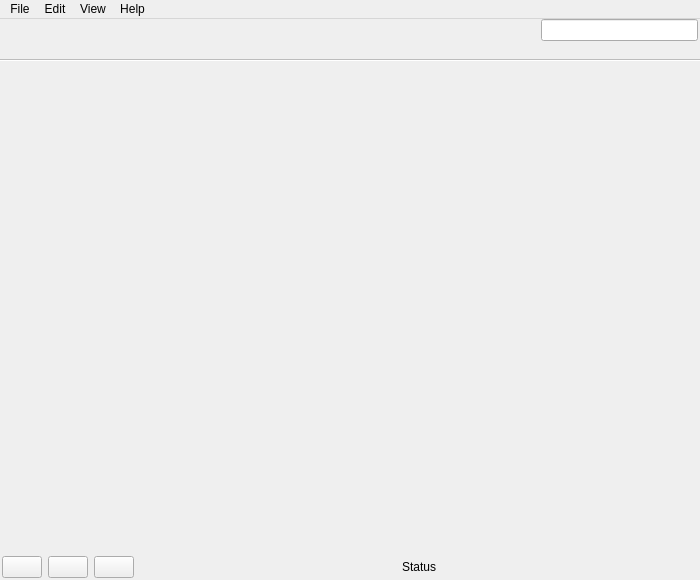
<?xml version="1.0" encoding="UTF-8"?>
<ui version="4.0">
 <class>MainWindow</class>
 <widget class="QMainWindow" name="MainWindow">
  <property name="geometry">
   <rect>
    <x>0</x>
    <y>0</y>
    <width>700</width>
    <height>580</height>
   </rect>
  </property>
  <property name="windowTitle">
   <string>moneyGuru</string>
  </property>
  <widget class="QWidget" name="centralwidget">
   <layout class="QVBoxLayout" name="verticalLayout">
    <property name="spacing">
     <number>0</number>
    </property>
    <property name="margin">
     <number>0</number>
    </property>
    <item>
     <widget class="QWidget" name="topBar" native="true">
      <layout class="QHBoxLayout" name="horizontalLayout_2">
       <property name="leftMargin">
        <number>2</number>
       </property>
       <property name="topMargin">
        <number>0</number>
       </property>
       <property name="rightMargin">
        <number>2</number>
       </property>
       <property name="bottomMargin">
        <number>0</number>
       </property>
       <item>
        <spacer name="horizontalSpacer_2">
         <property name="orientation">
          <enum>Qt::Horizontal</enum>
         </property>
         <property name="sizeHint" stdset="0">
          <size>
           <width>40</width>
           <height>20</height>
          </size>
         </property>
        </spacer>
       </item>
       <item>
        <widget class="DateRangeSelectorView" name="dateRangeSelectorView" native="true">
         <property name="minimumSize">
          <size>
           <width>220</width>
           <height>0</height>
          </size>
         </property>
        </widget>
       </item>
       <item>
        <spacer name="horizontalSpacer_3">
         <property name="orientation">
          <enum>Qt::Horizontal</enum>
         </property>
         <property name="sizeHint" stdset="0">
          <size>
           <width>40</width>
           <height>20</height>
          </size>
         </property>
        </spacer>
       </item>
       <item>
        <widget class="SearchEdit" name="searchLineEdit">
         <property name="maximumSize">
          <size>
           <width>240</width>
           <height>16777215</height>
          </size>
         </property>
        </widget>
       </item>
      </layout>
     </widget>
    </item>
    <item>
     <widget class="QTabBar" name="tabBar" native="true">
      <property name="minimumSize">
       <size>
        <width>0</width>
        <height>20</height>
       </size>
      </property>
     </widget>
    </item>
    <item>
     <widget class="QStackedWidget" name="mainView"/>
    </item>
    <item>
     <widget class="QWidget" name="bottomBar" native="true">
      <layout class="QHBoxLayout" name="horizontalLayout">
       <property name="margin">
        <number>2</number>
       </property>
       <item>
        <widget class="QPushButton" name="newItemButton">
         <property name="sizePolicy">
          <sizepolicy hsizetype="Maximum" vsizetype="Fixed">
           <horstretch>0</horstretch>
           <verstretch>0</verstretch>
          </sizepolicy>
         </property>
         <property name="text">
          <string/>
         </property>
         <property name="icon">
          <iconset resource="../mg.qrc">
           <normaloff>:/plus_8</normaloff>:/plus_8</iconset>
         </property>
        </widget>
       </item>
       <item>
        <widget class="QPushButton" name="deleteItemButton">
         <property name="sizePolicy">
          <sizepolicy hsizetype="Maximum" vsizetype="Fixed">
           <horstretch>0</horstretch>
           <verstretch>0</verstretch>
          </sizepolicy>
         </property>
         <property name="text">
          <string/>
         </property>
         <property name="icon">
          <iconset resource="../mg.qrc">
           <normaloff>:/minus_8</normaloff>:/minus_8</iconset>
         </property>
        </widget>
       </item>
       <item>
        <widget class="QPushButton" name="editItemButton">
         <property name="sizePolicy">
          <sizepolicy hsizetype="Maximum" vsizetype="Fixed">
           <horstretch>0</horstretch>
           <verstretch>0</verstretch>
          </sizepolicy>
         </property>
         <property name="text">
          <string/>
         </property>
         <property name="icon">
          <iconset resource="../mg.qrc">
           <normaloff>:/info_gray_12</normaloff>:/info_gray_12</iconset>
         </property>
        </widget>
       </item>
       <item>
        <widget class="QLabel" name="statusLabel">
         <property name="text">
          <string>Status</string>
         </property>
         <property name="alignment">
          <set>Qt::AlignCenter</set>
         </property>
        </widget>
       </item>
      </layout>
     </widget>
    </item>
   </layout>
  </widget>
  <widget class="QMenuBar" name="menubar">
   <property name="geometry">
    <rect>
     <x>0</x>
     <y>0</y>
     <width>700</width>
     <height>20</height>
    </rect>
   </property>
   <widget class="QMenu" name="menuFile">
    <property name="title">
     <string>File</string>
    </property>
    <widget class="QMenu" name="menuOpenRecent">
     <property name="title">
      <string>Open Recent</string>
     </property>
    </widget>
    <addaction name="actionNewDocument"/>
    <addaction name="actionNewTab"/>
    <addaction name="actionOpenDocument"/>
    <addaction name="menuOpenRecent"/>
    <addaction name="actionOpenExampleDocument"/>
    <addaction name="actionImport"/>
    <addaction name="separator"/>
    <addaction name="actionCloseTab"/>
    <addaction name="actionSave"/>
    <addaction name="actionSaveAs"/>
    <addaction name="actionExport"/>
    <addaction name="actionPrint"/>
    <addaction name="actionQuit"/>
   </widget>
   <widget class="QMenu" name="menuView">
    <property name="title">
     <string>View</string>
    </property>
    <widget class="QMenu" name="menuDateRange">
     <property name="title">
      <string>Date Range</string>
     </property>
    </widget>
    <addaction name="actionShowNetWorth"/>
    <addaction name="actionShowProfitLoss"/>
    <addaction name="actionShowTransactions"/>
    <addaction name="actionShowSchedules"/>
    <addaction name="actionShowBudgets"/>
    <addaction name="actionShowPreviousView"/>
    <addaction name="actionShowNextView"/>
    <addaction name="menuDateRange"/>
    <addaction name="actionShowPreferences"/>
    <addaction name="actionShowViewOptions"/>
   </widget>
   <widget class="QMenu" name="menuEdit">
    <property name="title">
     <string>Edit</string>
    </property>
    <addaction name="actionNewItem"/>
    <addaction name="actionNewAccountGroup"/>
    <addaction name="actionDeleteItem"/>
    <addaction name="actionEditItem"/>
    <addaction name="separator"/>
    <addaction name="actionMoveUp"/>
    <addaction name="actionMoveDown"/>
    <addaction name="actionDuplicateTransaction"/>
    <addaction name="actionMakeScheduleFromSelected"/>
    <addaction name="actionReconcileSelected"/>
    <addaction name="actionToggleReconciliationMode"/>
    <addaction name="actionToggleAccountExclusion"/>
    <addaction name="separator"/>
    <addaction name="actionShowSelectedAccount"/>
    <addaction name="actionNavigateBack"/>
    <addaction name="actionJumpToAccount"/>
    <addaction name="separator"/>
    <addaction name="actionUndo"/>
    <addaction name="actionRedo"/>
   </widget>
   <widget class="QMenu" name="menuHelp">
    <property name="title">
     <string>Help</string>
    </property>
    <addaction name="actionShowHelp"/>
    <addaction name="actionRegister"/>
    <addaction name="actionCheckForUpdate"/>
    <addaction name="actionAbout"/>
   </widget>
   <addaction name="menuFile"/>
   <addaction name="menuEdit"/>
   <addaction name="menuView"/>
   <addaction name="menuHelp"/>
  </widget>
  <action name="actionOpenDocument">
   <property name="text">
    <string>Open...</string>
   </property>
   <property name="shortcut">
    <string>Ctrl+O</string>
   </property>
  </action>
  <action name="actionShowNetWorth">
   <property name="icon">
    <iconset resource="../mg.qrc">
     <normaloff>:/balance_sheet_48</normaloff>:/balance_sheet_48</iconset>
   </property>
   <property name="text">
    <string>Net Worth</string>
   </property>
   <property name="shortcut">
    <string>Ctrl+1</string>
   </property>
  </action>
  <action name="actionShowProfitLoss">
   <property name="icon">
    <iconset resource="../mg.qrc">
     <normaloff>:/income_statement_48</normaloff>:/income_statement_48</iconset>
   </property>
   <property name="text">
    <string>Profit &amp; Loss</string>
   </property>
   <property name="shortcut">
    <string>Ctrl+2</string>
   </property>
  </action>
  <action name="actionShowTransactions">
   <property name="icon">
    <iconset resource="../mg.qrc">
     <normaloff>:/transaction_table_48</normaloff>:/transaction_table_48</iconset>
   </property>
   <property name="text">
    <string>Transactions</string>
   </property>
   <property name="shortcut">
    <string>Ctrl+3</string>
   </property>
  </action>
  <action name="actionShowSelectedAccount">
   <property name="text">
    <string>Show Account</string>
   </property>
   <property name="shortcut">
    <string>Ctrl+]</string>
   </property>
  </action>
  <action name="actionNewItem">
   <property name="text">
    <string>New Item</string>
   </property>
   <property name="shortcut">
    <string>Ctrl+N</string>
   </property>
  </action>
  <action name="actionDeleteItem">
   <property name="text">
    <string>Remove Selected</string>
   </property>
  </action>
  <action name="actionEditItem">
   <property name="text">
    <string>Show Info</string>
   </property>
   <property name="shortcut">
    <string>Ctrl+I</string>
   </property>
  </action>
  <action name="actionMoveUp">
   <property name="text">
    <string>Move Up</string>
   </property>
   <property name="shortcut">
    <string>Ctrl++</string>
   </property>
  </action>
  <action name="actionMoveDown">
   <property name="text">
    <string>Move Down</string>
   </property>
   <property name="shortcut">
    <string>Ctrl+-</string>
   </property>
  </action>
  <action name="actionNavigateBack">
   <property name="text">
    <string>Go Back</string>
   </property>
   <property name="shortcut">
    <string>Ctrl+[</string>
   </property>
  </action>
  <action name="actionNewAccountGroup">
   <property name="text">
    <string>New Account Group</string>
   </property>
   <property name="shortcut">
    <string>Ctrl+Shift+N</string>
   </property>
  </action>
  <action name="actionShowNextView">
   <property name="text">
    <string>Next View</string>
   </property>
   <property name="shortcut">
    <string>Ctrl+Shift+]</string>
   </property>
  </action>
  <action name="actionShowPreviousView">
   <property name="text">
    <string>Previous View</string>
   </property>
   <property name="shortcut">
    <string>Ctrl+Shift+[</string>
   </property>
  </action>
  <action name="actionNewDocument">
   <property name="text">
    <string>New Document</string>
   </property>
  </action>
  <action name="actionOpenExampleDocument">
   <property name="text">
    <string>Open Example Document</string>
   </property>
  </action>
  <action name="actionImport">
   <property name="text">
    <string>Import...</string>
   </property>
   <property name="shortcut">
    <string>Ctrl+Alt+I</string>
   </property>
  </action>
  <action name="actionExport">
   <property name="text">
    <string>Export...</string>
   </property>
   <property name="shortcut">
    <string>Ctrl+Alt+E</string>
   </property>
  </action>
  <action name="actionSave">
   <property name="text">
    <string>Save</string>
   </property>
   <property name="shortcut">
    <string>Ctrl+S</string>
   </property>
  </action>
  <action name="actionSaveAs">
   <property name="text">
    <string>Save As...</string>
   </property>
   <property name="shortcut">
    <string>Ctrl+Shift+S</string>
   </property>
  </action>
  <action name="actionRegister">
   <property name="text">
    <string>Register moneyGuru</string>
   </property>
  </action>
  <action name="actionAbout">
   <property name="text">
    <string>About moneyGuru</string>
   </property>
  </action>
  <action name="actionToggleReconciliationMode">
   <property name="text">
    <string>Toggle Reconciliation Mode</string>
   </property>
   <property name="shortcut">
    <string>Ctrl+Shift+R</string>
   </property>
  </action>
  <action name="actionToggleAccountExclusion">
   <property name="text">
    <string>Toggle Exclusion Status of Account</string>
   </property>
   <property name="shortcut">
    <string>Ctrl+Shift+X</string>
   </property>
  </action>
  <action name="actionShowSchedules">
   <property name="icon">
    <iconset resource="../mg.qrc">
     <normaloff>:/schedules_48</normaloff>:/schedules_48</iconset>
   </property>
   <property name="text">
    <string>Schedules</string>
   </property>
   <property name="shortcut">
    <string>Ctrl+4</string>
   </property>
  </action>
  <action name="actionShowBudgets">
   <property name="icon">
    <iconset resource="../mg.qrc">
     <normaloff>:/budget_48</normaloff>:/budget_48</iconset>
   </property>
   <property name="text">
    <string>Budgets</string>
   </property>
   <property name="shortcut">
    <string>Ctrl+5</string>
   </property>
  </action>
  <action name="actionShowViewOptions">
   <property name="text">
    <string>View Options...</string>
   </property>
   <property name="shortcut">
    <string>Ctrl+J</string>
   </property>
  </action>
  <action name="actionReconcileSelected">
   <property name="text">
    <string>Reconcile Selection</string>
   </property>
   <property name="shortcut">
    <string>Ctrl+R</string>
   </property>
  </action>
  <action name="actionMakeScheduleFromSelected">
   <property name="text">
    <string>Make Schedule from Selected</string>
   </property>
   <property name="shortcut">
    <string>Ctrl+M</string>
   </property>
  </action>
  <action name="actionShowPreferences">
   <property name="text">
    <string>Preferences...</string>
   </property>
  </action>
  <action name="actionPrint">
   <property name="text">
    <string>Print...</string>
   </property>
   <property name="shortcut">
    <string>Ctrl+P</string>
   </property>
  </action>
  <action name="actionQuit">
   <property name="text">
    <string>Quit moneyGuru</string>
   </property>
   <property name="shortcut">
    <string>Ctrl+Q</string>
   </property>
  </action>
  <action name="actionUndo">
   <property name="text">
    <string>Undo</string>
   </property>
   <property name="shortcut">
    <string>Ctrl+Z</string>
   </property>
  </action>
  <action name="actionRedo">
   <property name="text">
    <string>Redo</string>
   </property>
   <property name="shortcut">
    <string>Ctrl+Y</string>
   </property>
  </action>
  <action name="actionShowHelp">
   <property name="text">
    <string>moneyGuru Help</string>
   </property>
   <property name="shortcut">
    <string>F1</string>
   </property>
  </action>
  <action name="actionCheckForUpdate">
   <property name="text">
    <string>Check for update</string>
   </property>
  </action>
  <action name="actionDuplicateTransaction">
   <property name="text">
    <string>Duplicate Transaction</string>
   </property>
   <property name="shortcut">
    <string>Ctrl+D</string>
   </property>
  </action>
  <action name="actionJumpToAccount">
   <property name="text">
    <string>Jump to Account...</string>
   </property>
   <property name="shortcut">
    <string>Ctrl+Shift+A</string>
   </property>
  </action>
  <action name="actionNewTab">
   <property name="text">
    <string>New Tab</string>
   </property>
   <property name="shortcut">
    <string>Ctrl+T</string>
   </property>
  </action>
  <action name="actionCloseTab">
   <property name="text">
    <string>Close Tab</string>
   </property>
   <property name="shortcut">
    <string>Ctrl+W</string>
   </property>
  </action>
 </widget>
 <customwidgets>
  <customwidget>
   <class>DateRangeSelectorView</class>
   <extends>QWidget</extends>
   <header>qt.support.date_range_selector_view</header>
   <container>1</container>
  </customwidget>
  <customwidget>
   <class>QTabBar</class>
   <extends>QWidget</extends>
   <header>PyQt4.QtGui</header>
   <container>1</container>
  </customwidget>
  <customwidget>
   <class>SearchEdit</class>
   <extends>QLineEdit</extends>
   <header>qt.support.search_edit</header>
  </customwidget>
 </customwidgets>
 <resources>
  <include location="../mg.qrc"/>
 </resources>
 <connections>
  <connection>
   <sender>newItemButton</sender>
   <signal>clicked()</signal>
   <receiver>actionNewItem</receiver>
   <slot>trigger()</slot>
   <hints>
    <hint type="sourcelabel">
     <x>25</x>
     <y>451</y>
    </hint>
    <hint type="destinationlabel">
     <x>-1</x>
     <y>-1</y>
    </hint>
   </hints>
  </connection>
  <connection>
   <sender>deleteItemButton</sender>
   <signal>clicked()</signal>
   <receiver>actionDeleteItem</receiver>
   <slot>trigger()</slot>
   <hints>
    <hint type="sourcelabel">
     <x>79</x>
     <y>451</y>
    </hint>
    <hint type="destinationlabel">
     <x>-1</x>
     <y>-1</y>
    </hint>
   </hints>
  </connection>
  <connection>
   <sender>editItemButton</sender>
   <signal>clicked()</signal>
   <receiver>actionEditItem</receiver>
   <slot>trigger()</slot>
   <hints>
    <hint type="sourcelabel">
     <x>133</x>
     <y>451</y>
    </hint>
    <hint type="destinationlabel">
     <x>-1</x>
     <y>-1</y>
    </hint>
   </hints>
  </connection>
 </connections>
</ui>
